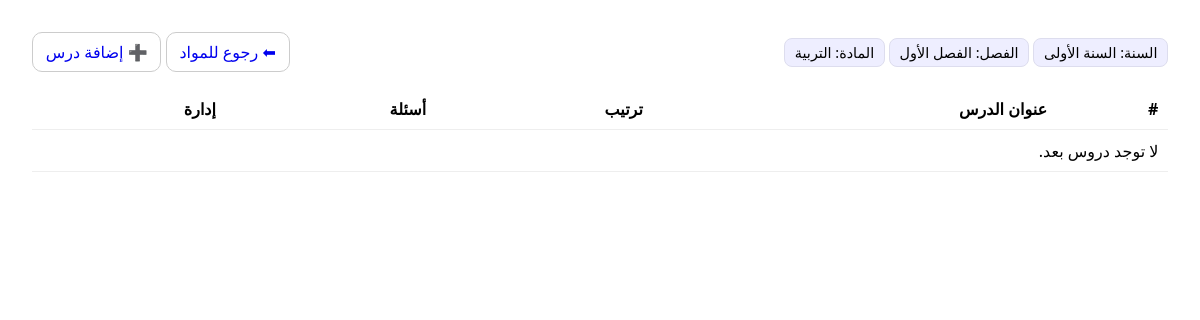
The page /term/1/subject/6/lessons/ on the database its author committed.
### edu/models.py (models this page shows, shortened)
class Term(models.Model):
    year = models.ForeignKey(Year, on_delete=models.CASCADE, related_name='terms')
    number = models.PositiveSmallIntegerField(choices=[(1, 'الفصل الأول'), (2, 'الفصل الثاني')])
    class Meta:
        unique_together = [('year', 'number')]
        verbose_name = 'فصل'
        verbose_name_plural = 'فصول'
    def __str__(self):
        return f"{self.year} - {dict(self._meta.get_field('number').choices).get(self.number)}"

class Year(models.Model):
    number = models.PositiveSmallIntegerField(choices=[(1, 'السنة الأولى'), (2, 'السنة الثانية')])
    class Meta:
        unique_together = [('number',)]
        verbose_name = 'سنة'
        verbose_name_plural = 'سنوات'
    def __str__(self):
        return dict(self._meta.get_field('number').choices).get(self.number, str(self.number))

class Subject(models.Model):
    name = models.CharField(max_length=100, unique=True)
    class Meta:
        verbose_name = 'مادة'
        verbose_name_plural = 'مواد'

### edu/views.py (the view)
# urls.py: path('term/<int:term_id>/subject/<int:subject_id>/lessons/', lessons_list_view, name='lessons_list'),
def lessons_list_view(request, term_id, subject_id):
    offering = get_offering_or_404(term_id, subject_id)
    lessons = (
        offering.lessons
        .annotate(question_count=Count('questions', distinct=True))  # ← عدد الأسئلة لكل درس
        .order_by('order', 'id')
    )
    return render(request, 'lessons_list.html', {
        'offering': offering,
        'term': offering.term,
        'subject': offering.subject,
        'lessons': lessons,
    })

### edu/views.py (called while the page is built)
def get_offering_or_404(term_id, subject_id):
    return get_object_or_404(SubjectOffering, term_id=term_id, subject_id=subject_id)

### templates/lessons_list.html (shortened to what this page needs)
<!doctype html>
<html lang="ar" dir="rtl">
<head>
</head>
<body>
  <div class="header">
    <div>
      <span class="badge">السنة: {{ term.year }}</span>
      <span class="badge">الفصل: {{ term.get_number_display }}</span>
      <span class="badge">المادة: {{ subject.name }}</span>
    </div>
    <div>
      <a class="btn" href="{% url 'term_subjects' term.id %}">⬅ رجوع للمواد</a>
      <a class="btn" href="{% url 'lesson_create' term.id subject.id %}">➕ إضافة درس</a>
    </div>
  </div>
  <table>
    <thead>
      <tr>
        <th>#</th>
        <th>عنوان الدرس</th>
        <th>ترتيب</th>
        <th>أسئلة</th>
        <th>إدارة</th>
      </tr>
    </thead>
<tbody>
  {% for lesson in lessons %}
    <tr>
      <td>{{ forloop.counter }}</td>
      <td>
        <a class="lesson-link" href="{% url 'lesson_detail' term.id subject.id lesson.id %}">
          {{ lesson.title }}
        </a>
        <a class="edit-pencil" href="{% url 'lesson_update' term.id subject.id lesson.id %}" title="تعديل اسم الدرس">✏️</a>
      </td>
      <td>{{ lesson.order }}</td>
      <td>
        {% if lesson.question_count and lesson.question_count > 0 %}
          <a class="q-badge has" href="{% url 'lesson_questions' term.id subject.id lesson.id %}" title="عرض أسئلة الدرس">
            ❓ {{ lesson.question_count }}
          </a>
        {% else %}
          <span class="q-badge empty" title="لا توجد أسئلة">—</span>
        {% endif %}
      </td>
      <td class="actions">
        <a class="btn" href="{% url 'lesson_manage' term.id subject.id lesson.id %}">🧰 إدارة (محتوى/أسئلة)</a>
        <a class="btn" href="{% url 'lesson_delete' term.id subject.id lesson.id %}">🗑️ حذف</a>
      </td>
    </tr>
  {% empty %}
    <tr><td colspan="5">لا توجد دروس بعد.</td></tr>
  {% endfor %}
</tbody>
  </table>
</body>
</html>

### templates/lessons_list.html (style rules this page uses)
body { font-family:system-ui,Tahoma; margin:2rem; }
.header { display:flex; justify-content:space-between; align-items:center; gap:1rem; flex-wrap:wrap }
.badge { display:inline-block; background:#eef; border:1px solid #dde; padding:.25rem .6rem; border-radius:8px; font-size:.9rem }
.btn { padding:.5rem .8rem; border-radius:10px; border:1px solid #ccc; text-decoration:none; display:inline-block }
table { width:100%; border-collapse:collapse; margin-top:1rem }
th,td { border-bottom:1px solid #eee; padding:.6rem; text-align:right }

### rows shown on the page
Term: year "السنة الأولى", number "الفصل الأول"
Subject: name "التربية"
